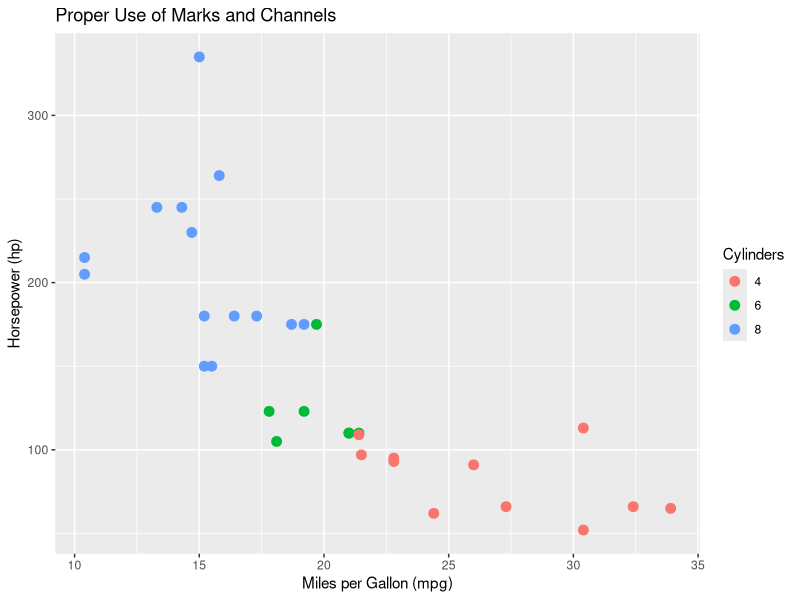
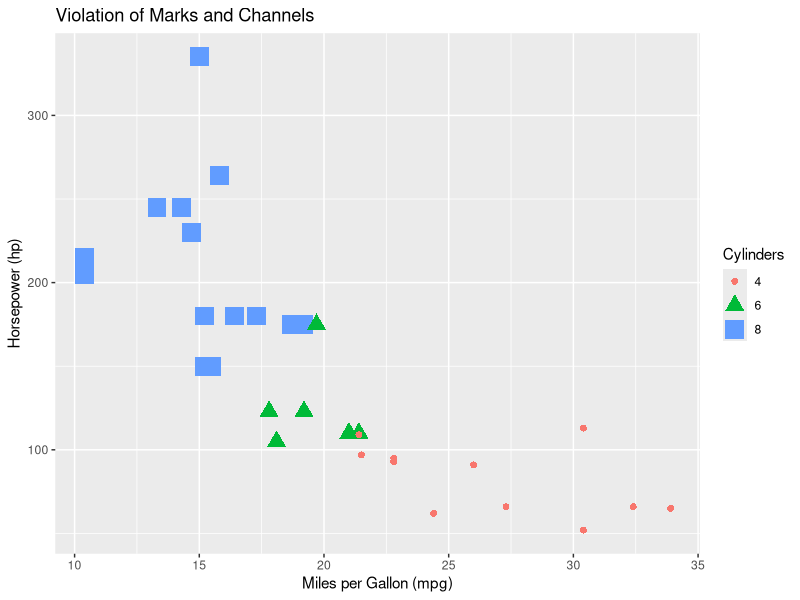
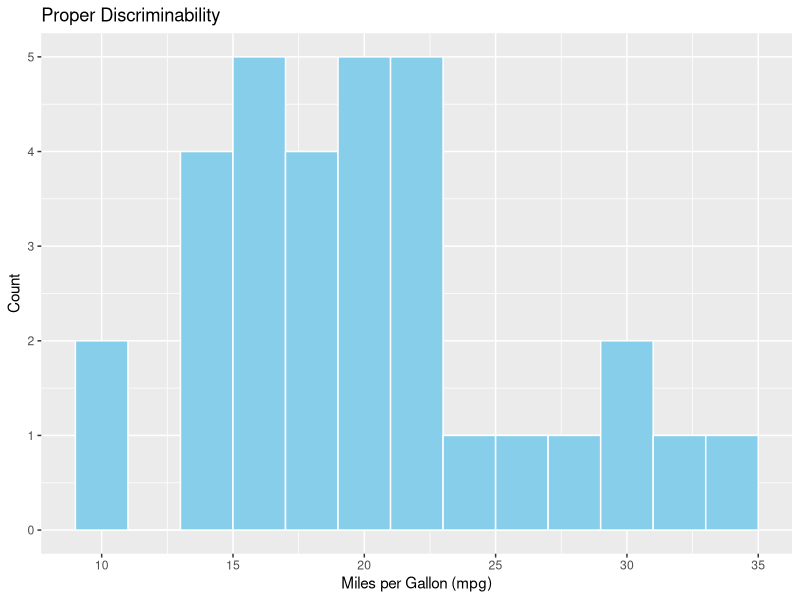
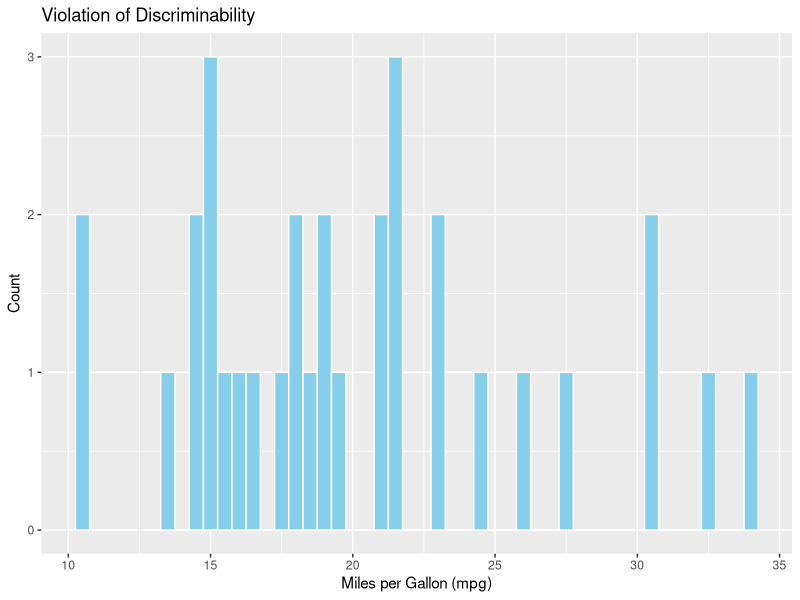
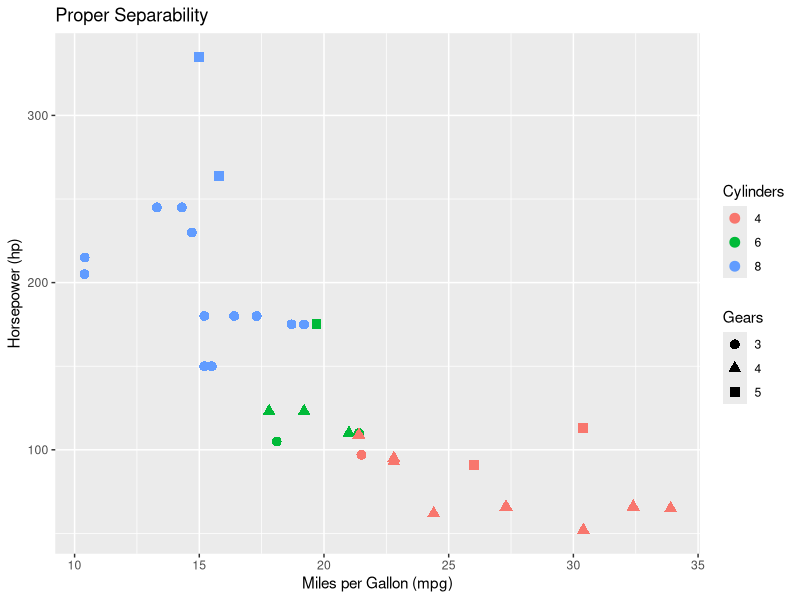
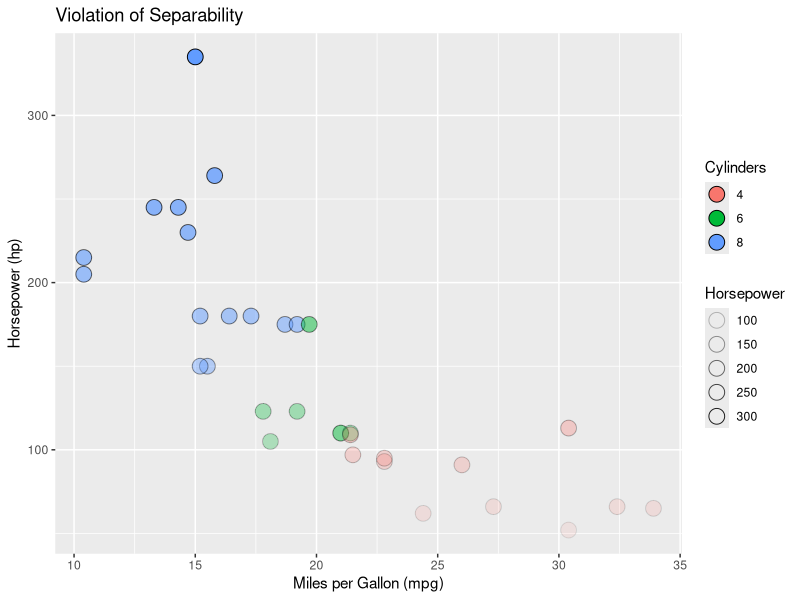
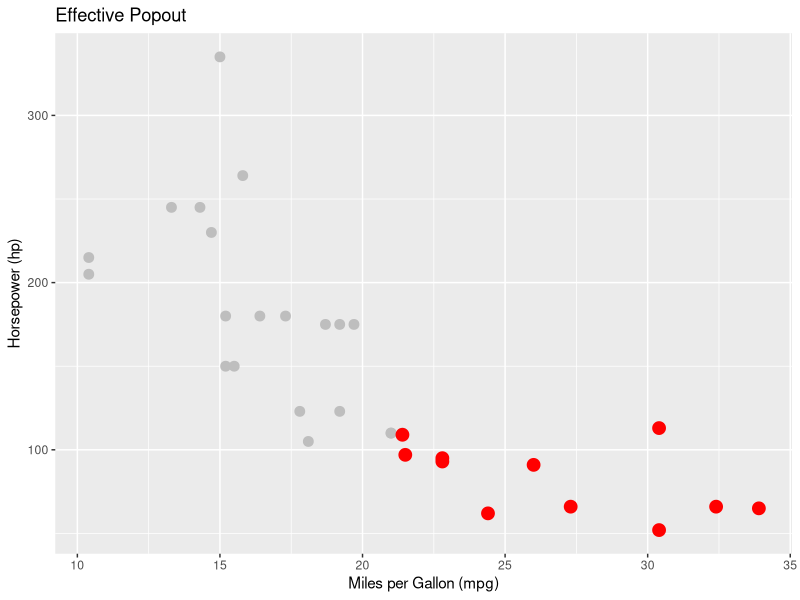
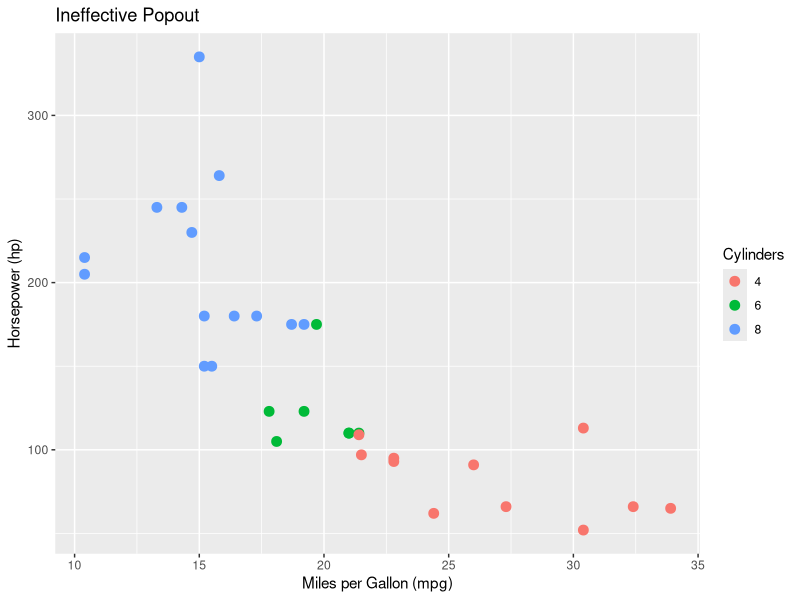

Here is the R script that generated these plots, in order:
## ---- chunk 1
library(ggplot2)
data(mtcars)

p1 <- ggplot(mtcars, aes(x = mpg, y = hp, color = factor(cyl))) +
  geom_point(size = 3) +
  labs(title = "Proper Use of Marks and Channels",
       x = "Miles per Gallon (mpg)",
       y = "Horsepower (hp)",
       color = "Cylinders")

print(p1)
## ---- chunk 2
library(datasets)
library(ggplot2)
ggplot(mtcars, aes(x = mpg, y = hp, size = factor(cyl), shape = factor(cyl), color = factor(cyl))) +
  geom_point() +
  labs(title = "Violation of Marks and Channels",
       x = "Miles per Gallon (mpg)",
       y = "Horsepower (hp)",
       size = "Cylinders",
       shape = "Cylinders",
       color = "Cylinders")
## ---- chunk 3
ggplot(mtcars, aes(x = mpg)) +
  geom_histogram(binwidth = 2, fill = "skyblue", color = "white") +
  labs(title = "Proper Discriminability",
       x = "Miles per Gallon (mpg)",
       y = "Count")
## ---- chunk 4
ggplot(mtcars, aes(x = mpg)) +
  geom_histogram(binwidth = 0.5, fill = "skyblue", color = "white") +
  labs(title = "Violation of Discriminability",
       x = "Miles per Gallon (mpg)",
       y = "Count")

## ---- chunk 5
ggplot(mtcars, aes(x = mpg, y = hp, color = factor(cyl), shape = factor(gear))) +
  geom_point(size = 3) +
  labs(title = "Proper Separability",
       x = "Miles per Gallon (mpg)",
       y = "Horsepower (hp)",
       color = "Cylinders",
       shape = "Gears")

## ---- chunk 6
ggplot(mtcars, aes(x = mpg, y = hp, fill = factor(cyl), alpha = hp)) +
  geom_point(size = 5, shape = 21) +
  labs(title = "Violation of Separability",
       x = "Miles per Gallon (mpg)",
       y = "Horsepower (hp)",
       fill = "Cylinders",
       alpha = "Horsepower")

## ---- chunk 7
ggplot(mtcars, aes(x = mpg, y = hp)) +
  geom_point(size = 3, color = "grey") +
  geom_point(data = subset(mtcars, cyl == 4), aes(x = mpg, y = hp), color = "red", size = 4) +
  labs(title = "Effective Popout",
       x = "Miles per Gallon (mpg)",
       y = "Horsepower (hp)")

## ---- chunk 8
ggplot(mtcars, aes(x = mpg, y = hp, color = factor(cyl))) +
  geom_point(size = 3) +
  labs(title = "Ineffective Popout",
       x = "Miles per Gallon (mpg)",
       y = "Horsepower (hp)",
       color = "Cylinders")

